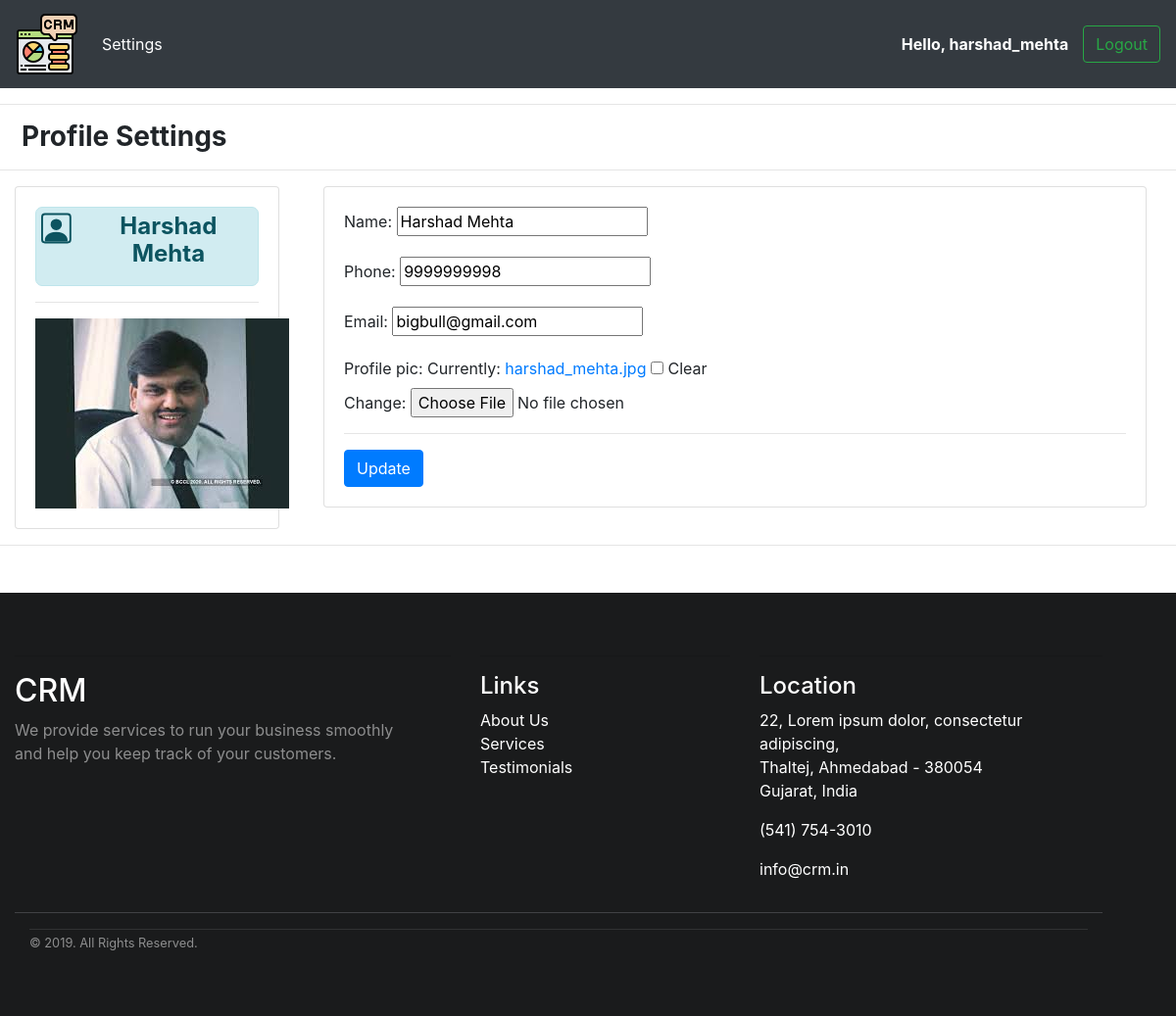
The app's page /account (signed in) with its own data.
### accounts/models.py (models this page shows, shortened)
class Customer(models.Model):
    user = models.OneToOneField(User, null=True, on_delete=models.CASCADE)
    name = models.CharField(max_length=180, null=True)
    phone = models.CharField(max_length=10, null=True)
    email = models.EmailField(null=True)
    profile_pic = models.ImageField(default='default_dp.png', null=True, blank=True)
    date_created = models.DateTimeField(auto_now_add=True, null=True)

### accounts/decorators.py (the view)
        def wrapper_func(request, *args, **kwargs):
            group = None
            if request.user.groups.exists():
                group = request.user.groups.all()[0].name
            if group in allowed_roles:
                return view_func(request, *args, **kwargs)
            else:
                return HttpResponse("<h3>You are not authorized to access this page.</h3>")

### accounts/forms.py
class CustomerForm(ModelForm):
    class Meta:
        model = Customer
        fields = '__all__'
        exclude = ['user']

### accounts/views.py (called while the page is built)
@login_required(login_url='login')
@allowed_users(allowed_roles=['customer'])
def accountSettings(request):
    customer = request.user.customer
    form = CustomerForm(instance=customer)
    if request.method == 'POST':
        form = CustomerForm(request.POST, request.FILES, instance=customer)
        if form.is_valid():
            form.save()
    data = {'form': form}
    return render(request, 'accounts/account_settings.html', data)

### accounts/templates/accounts/account_settings.html (shortened to what this page needs)
{% extends 'accounts/basic.html' %}
{% block body %}
<h3 style="margin-left: 22px"><strong>Profile Settings</strong></h3>
<hr>
<div class="row" style="margin:auto;">
  <div class="col-sm-3">
    <div class="card">
      <div class="card-body">
          <div class="alert alert-info dash-card prod-table-head">
              <h4 class="card-title"><strong>{{request.user.customer.name}}</strong></h4>
          </div>
          <hr>
          <img style="margin: auto; display: block;" src="{{request.user.customer.profile_pic.url}}">
      </div>
    </div>
  </div>
  <div class="col-sm-9">
    <div class="col-md-12">
        <div class="card card-body">
    <form action="" method="post" enctype="multipart/form-data">
        {{form.as_p}}
        <hr>
        <button class="btn btn-primary" type="submit">Update</button>
    </form>
        </div>
    </div>
  </div>
</div>
{% endblock %}

### accounts/templates/accounts/navbar.html (shortened to what this page needs)
{% load static %}
<nav class="navbar navbar-expand-lg navbar-dark bg-dark">
    <a class="navbar-brand" href="{% url 'home' %}">
      <img src="{% static 'images/logo.png' %}">
    </a>
  <div class="collapse navbar-collapse" id="navbarSupportedContent">
    <ul class="navbar-nav mr-auto">
      {% if request.user.is_staff %}
      <li class="nav-item active">
        <a class="nav-link" href="{% url 'home' %}">Dashboard</a>
      </li>
      <li class="nav-item active">
        <a class="nav-link" href="{% url 'products' %}">Products</a>
      </li>
      {% else %}
      <li class="nav-item active">
        <a class="nav-link" href="{% url 'account' %}">Settings</a>
      </li>
      {% endif %}
    </ul>
    {% if not request.user.is_anonymous %}
    <span style="color: white; margin-right: 15px;"><strong>Hello,  {{request.user}}</strong></span>
    <a href="{% url 'logout' %}" type="button" class="btn btn-outline-success my-2 my-sm-0">Logout</a>
    {% endif %}
  </div>
</nav>

### static/css/style1.css (style rules this page uses)
.dash-card { padding:5px; border-radius:7px; text-align: center; }
.prod-table-head { display: flex; }

### records on screen
Customer: name "Harshad Mehta", phone "9999999998", email "bigbull@gmail.com"

### other values on screen
{{ request.user }} "harshad_mehta"
{{ request.user.customer.name }} "Harshad Mehta"
